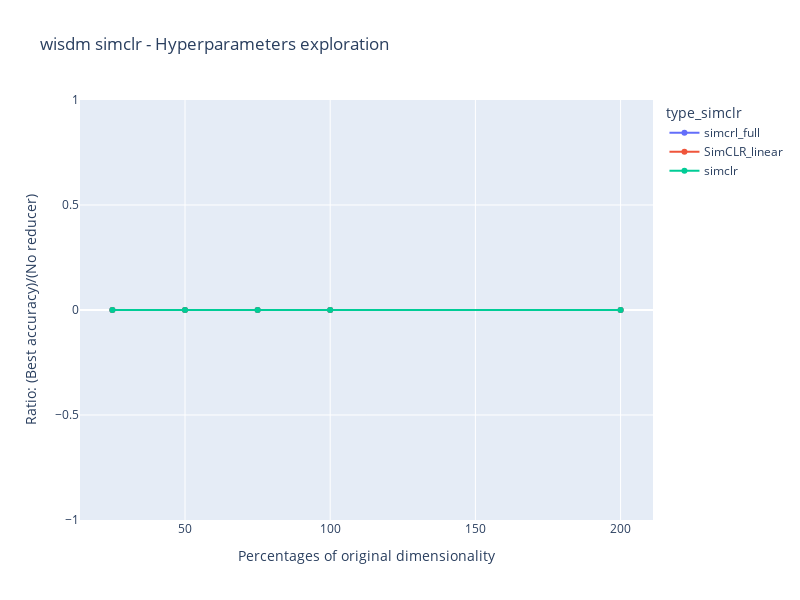

The cell this chart's notebook holds for it:
### Code cell
type_simclr=type_simclr_default
def plot_best_score_all(dataset, type_simclr):
    fig = go.Figure() 
    
    for percentage in percentages:
        best_scores = []  
        n_transformations_=0
        
        max_score = -1  
        for i, n_transformations in enumerate(transformations):
            data = read_csv(dataset, type_simclr, n_transformations, percentage)
            score_no_reducer = get_no_reducer_score(dataset) 
            try:
                max_dataset_score = data['score'].max()
                
                if max_dataset_score > max_score:
                    max_score = max_dataset_score 
                    max_dataset_score_ = data['score'].cummax()
                    n_transformations_ = n_transformations
            except:
                n_transformations_ = 0
                
                
                
            best_scores.append(max_score)
        best_transformation[percentage]={}
        best_transformation['score_no_reducer']=score_no_reducer        
        best_transformation[percentage]['t']=n_transformations_
        best_transformation[percentage]['score']=max_score
    return best_transformation


def plot_lines_all():
    data_frames = []
    
    for i, type_simclr in enumerate(type_simclr_options):
        best_scores = []
    
        for percentage in percentages:
            try:
                data = plot_best_score_all(dataset, type_simclr)
                score_no_reducer = get_no_reducer_score(dataset)
                best_scores.append(data[percentage]['score'].max() / score_no_reducer)
            except:
                print(dataset, type_simclr, percentage)
                best_scores.append(0)
    
            # Create a DataFrame for the current dataset and percentage
            df = pd.DataFrame({'type_simclr': [type_simclr], 'Percentage': [percentage], 'Best_Scores': [best_scores[-1]]})
            data_frames.append(df)
            
    # Concatenate all DataFrames into one
    data_frame = pd.concat(data_frames, ignore_index=True)
    
    # Create a Plotly figure
    fig = px.line(data_frame, x='Percentage', y='Best_Scores', color='type_simclr',
                  labels={'Percentage': 'Percentages of original dimensionality',
                          'Best_Scores': 'Ratio: (Best accuracy)/(No reducer)'},
                  title=f'{dataset} {type_simclr} - Hyperparameters exploration',
                  )
    fig.update_layout(
        height=600,  # Set your desired height (in pixels)
        width=800    # Set your desired width (in pixels)
    )
    fig.update_traces(mode='markers+lines')
    
    # Show the figure
    fig.show()


dataset=dataset_default
plot_lines_all()

### Figure 1 — Plotly figure (JSON) as saved in the notebook; plotly's stock layout.template omitted (floating-point values rounded to 4 significant figures)
{"data": [{"hovertemplate": "type_simclr=simcrl_full<br>Percentages of original dimensionality=%{x}<br>Ratio: (Best accuracy)/(No reducer)=%{y}<extra></extra>", "legendgroup": "simcrl_full", "line": {"color": "#636efa", "dash": "solid"}, "marker": {"symbol": "circle"}, "mode": "markers+lines", "name": "simcrl_full", "orientation": "v", "showlegend": true, "type": "scatter", "x": [25, 50, 75, 100, 200], "xaxis": "x", "y": [0, 0, 0, 0, 0], "yaxis": "y"}, {"hovertemplate": "type_simclr=SimCLR_linear<br>Percentages of original dimensionality=%{x}<br>Ratio: (Best accuracy)/(No reducer)=%{y}<extra></extra>", "legendgroup": "SimCLR_linear", "line": {"color": "#EF553B", "dash": "solid"}, "marker": {"symbol": "circle"}, "mode": "markers+lines", "name": "SimCLR_linear", "orientation": "v", "showlegend": true, "type": "scatter", "x": [25, 50, 75, 100, 200], "xaxis": "x", "y": [0, 0, 0, 0, 0], "yaxis": "y"}, {"hovertemplate": "type_simclr=simclr<br>Percentages of original dimensionality=%{x}<br>Ratio: (Best accuracy)/(No reducer)=%{y}<extra></extra>", "legendgroup": "simclr", "line": {"color": "#00cc96", "dash": "solid"}, "marker": {"symbol": "circle"}, "mode": "markers+lines", "name": "simclr", "orientation": "v", "showlegend": true, "type": "scatter", "x": [25, 50, 75, 100, 200], "xaxis": "x", "y": [0, 0, 0, 0, 0], "yaxis": "y"}], "layout": {"height": 600, "legend": {"title": {"text": "type_simclr"}, "tracegroupgap": 0}, "title": {"text": "wisdm simclr - Hyperparameters exploration"}, "width": 800, "xaxis": {"anchor": "y", "autorange": true, "domain": [0, 1], "range": [13.84, 211.2], "title": {"text": "Percentages of original dimensionality"}, "type": "linear"}, "yaxis": {"anchor": "x", "autorange": true, "domain": [0, 1], "range": [-1, 1], "title": {"text": "Ratio: (Best accuracy)/(No reducer)"}, "type": "linear"}}}
